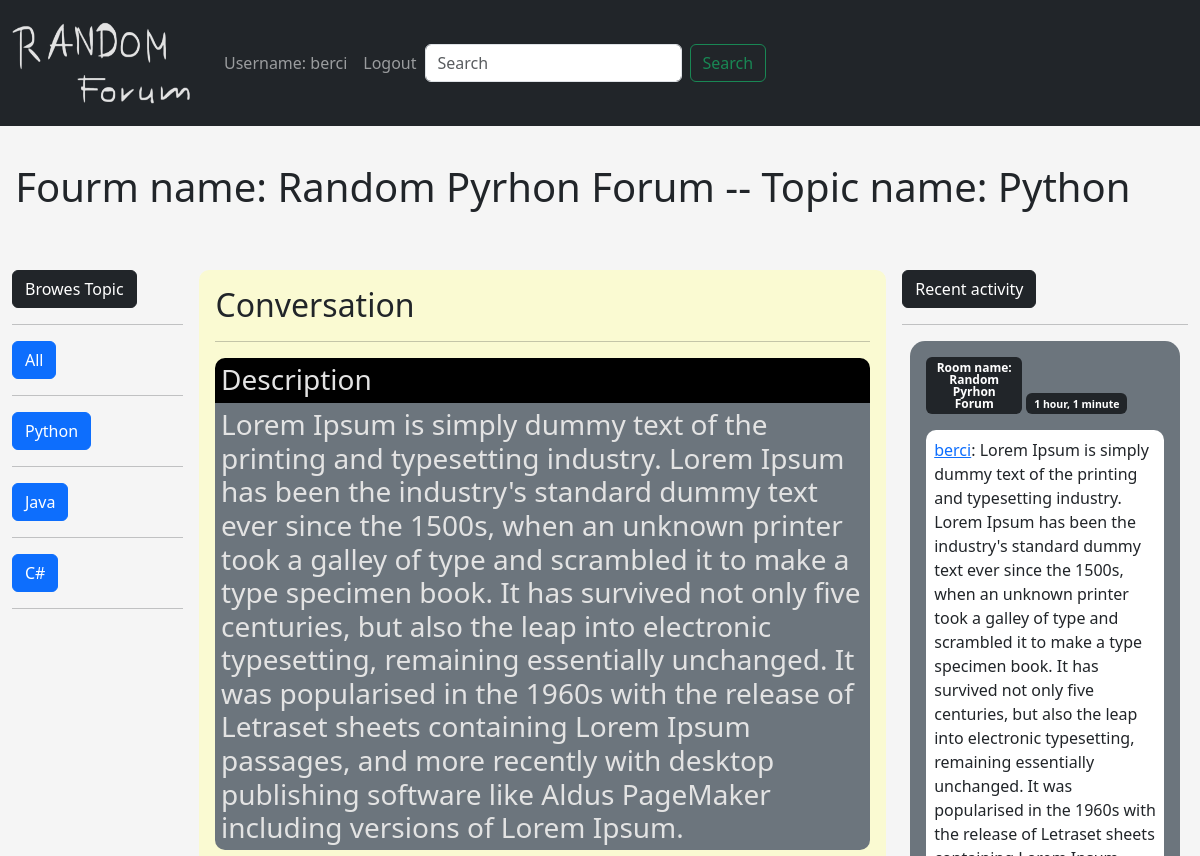
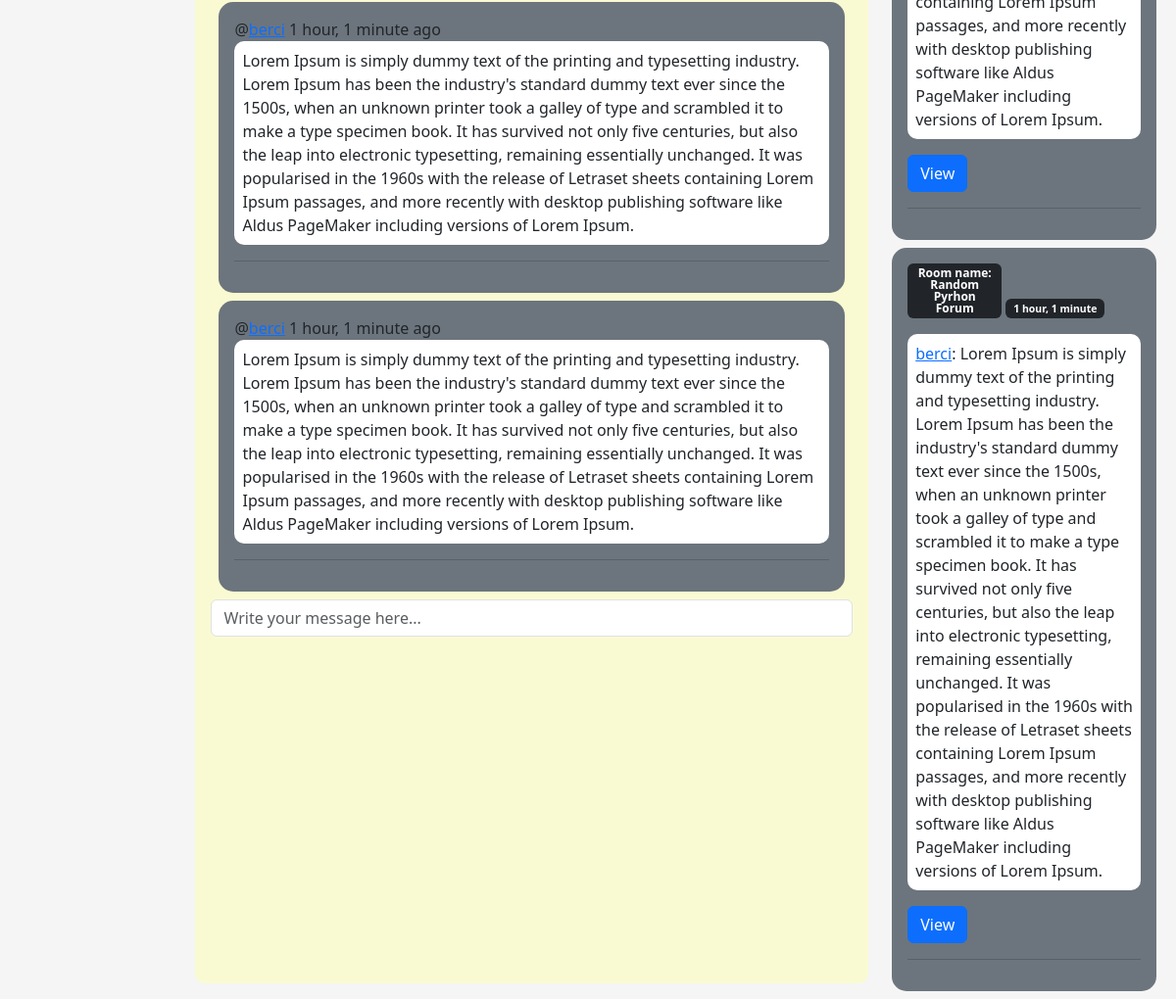
/room/13/?q=room.name (signed in), run on the app's committed database (2 pictures, top to bottom).
### base/models.py (models this page shows, shortened)
class ForumRoom(models.Model):
    creator = models.ForeignKey(User, on_delete=models.SET_NULL, null=True)
    name = models.CharField(max_length=50)
    topic = models.ForeignKey(Topic, on_delete=models.SET_NULL, null=True)
    description = models.TextField()
    participiants = models.ManyToManyField(User, related_name='participiants', blank=True)
    updated = models.DateTimeField(auto_now=True)
    created_at = models.DateTimeField(auto_now_add=True)
    class Meta:
        ordering = ['-created_at']

class Topic(models.Model):
    name = models.CharField(max_length=50)

class Message(models.Model):
    user = models.ForeignKey(User, on_delete=models.CASCADE, null=False)
    room = models.ForeignKey(ForumRoom, on_delete=models.CASCADE, null=False)
    body = models.TextField()
    updated = models.DateTimeField(auto_now=True)
    created_at = models.DateTimeField(auto_now_add=True)
    class Meta:
        ordering = ['-updated']

### base/views.py (the view)
# urls.py: path('room/<str:pk>/', views.roomPage, name='roomPage'),
@login_required(login_url='loginPage')
def roomPage(request, pk):
    room = ForumRoom.objects.get(id=pk)
    roomMessages = room.message_set.all().order_by('created_at')
    participiants = room.participiants.all()
    topics = Topic.objects.all()[:5]
    if request.method == 'POST':
        message = Message.objects.create(body=request.POST.get('body'), user=request.user, room=room)
        room.participiants.add(request.user)
        return redirect('roomPage', pk=room.id)
    context = {'room': room, 'roomMessages': roomMessages , 'participiants': participiants, 'topics':topics}
    return render(request, 'base/room_page.html', context)

### base/templates/base/room_page.html (shortened to what this page needs)
{% extends 'index.html' %}
{% block content %}
<div class="description-forum-name">
    <h1>Fourm name: {{room.name}} -- Topic name: {{room.topic.name}}</h1>
</div>
<div class="room-container">
    <div>
        {% include 'base/topic.html' %}
    </div>
    <div class="mid-contanier">
        <div class="comment-wrapper">
            <h2 >Conversation</h2>
            <hr>
            <h3 class="description-room-name">Description</h3>
            <h3 class="description-room">{{room.description}}</h3>
            {% for message in roomMessages %}
                <div class="bg-secondary element-name message-elemet">
                    @<a  href = "{% url 'profilePage' message.user.id %}">{{message.user}}</a> {{message.created_at | timesince }} ago
                    <p class="message">{{message.body}}</p>
                    <hr>
                </div>
            {% endfor %}
        </div>
        <div class="comment-form">
            <form method="POST" action="">
                <input type="text" name="body" placeholder="Write your message here..." class="text-box-width form-control me-2"/>
            </form>
        </div>
    </div>
    <div>
        {% include 'base/acitivity.html' %}
    </div>
</div>
{% endblock content %}

### templates/navbar.html (shortened to what this page needs)
{%load static %}
{% load bootstrap5 %}
{% bootstrap_css %}
<nav class="navbar fixed-top navbar-dark bg-dark navbar navbar-expand-lg ">
    <a class="navbar-brand" href="/"><img src="{% static 'images/logo.PNG'%}" width="200" height="100"> </img></a>
    <div class="collapse navbar-collapse" id="navbarSupportedContent">
        <ul class="navbar-nav mr-auto">
          <li class="nav-item active">
            {% if request.user.is_authenticated %}
                <a class="nav-link navbar-font-size" href="{% url 'profilePage' request.user.id%}">Username: {{request.user}}</a>
            {% else %}
                <a class="nav-link navbar-font-size" href="{% url 'loginPage' %}">Login</a>
            {% endif %}
          </li>
          <li class="nav-item active">
            {% if request.user.is_authenticated %}
                <a  class="nav-link navbar-font-size" href="{% url 'logoutPage' %}">Logout</a>
            {% endif %}
          </li>
        </ul>
        <form class="d-flex">
          <input class="form-control me-2" type="search" placeholder="Search" aria-label="Search" name="q">
          <button class="btn btn-outline-success" type="submit">Search</button>
        </form>
      </div>
</nav>

### base/templates/base/topic.html
    <div class="btn btn-dark">Browes Topic</div>
    <hr>
    <a href="{% url 'index' %}" class="btn btn-primary">All</a>
    <hr>
    {% for topic in topics %}
        <div >
            <a href="{% url 'index' %}?q={{topic.name}}" class="btn btn-primary">{{topic.name}}</a>
            <hr>
        </div>
    {% endfor %}

### base/templates/base/acitivity.html
    <div class="btn btn-dark">Recent activity</div>
    <hr>
    {% for message in roomMessages %}
        <div class="bg-secondary element-name">
            <strong class="a badge bg-dark text-wrap">Room name: {{ message.room.name }}</strong>
            <p class="badge bg-dark text-wrap"><small> {{message.created_at | timesince}}</small></p>
            <p class="message"><a href="{% url 'profilePage' message.user.id%}">{{message.user}}</a>: {{message.body}} </p>
            <form action="{% url 'roomPage' message.room.id %}">
                <input class="btn btn-primary" type="submit" value="View" />
            </form>
            <hr>
        </div>
    {% endfor %}

### static/styles/index.css (style rules this page uses)
body { background-color: whitesmoke !important; }
.a { width: 6rem; color: #e3e3e3; text-decoration: none; }
.room-container > div:nth-of-type(1) { width: 15%; }
.room-container > div:nth-of-type(2) { width: 60%; }
.room-container > div:nth-of-type(3) { width: 25%; }
.element-name { margin:0.5em; padding:1em; border-radius: 15px; }
.message { background-color: white; border-radius: 10px; padding: 0.5em; max-width: 55em; word-break: break-word }
.navbar-font-size { font-size: 2em; }
.room-container { display: flex; justify-content: center; align-content: stretch; }
.room-container > div { flex-grow: 2; }
.text-box-width { width: 100%; }
.description-forum-name { width: 100%; margin-bottom: 3em; padding: 0.2em; }
.description-room-name { width: 100%; padding: 0.2em; border-radius: 10px 10px 0 0; margin-bottom:0; background-color: black; color: #e3e3e3; }
.description-room { background-color: #6c757d; color: #e3e3e3; width: 100%; padding: 0.2em; border-radius: 0 0 10px 10px; }
.mid-contanier { width: 50%; margin:0 1em 1em 1em; background-color: lightgoldenrodyellow; padding: 1em; border-radius: 10px; }

### data on the page
ForumRoom: name "Random Pyrhon Forum", topic.name "Python", description "Lorem Ipsum is simply dummy text of the printing and typesetting industry. Lorem Ipsum has been the industry's standard dummy text ever since the 1500s, when an unknown printer took a galley of type and scrambled it to make a type specimen book. It has survived not only five centuries, but also the leap into electronic typesetting, remaining essentially unchanged. It was popularised in the 1960s with the release of Letraset sheets containing Lorem Ipsum passages, and more recently with desktop publishing software like Aldus PageMaker including versions of Lorem Ipsum."
Topic: name "Python"
Topic: name "Java"
Topic: name "C#"
Message: created_at "1 hour, 1 minute", body "Lorem Ipsum is simply dummy text of the printing and typesetting industry. Lorem Ipsum has been the industry's standard dummy text ever since the 1500s, when an unknown printer took a galley of type and scrambled it to make a type specimen book. It has survived not only five centuries, but also the leap into electronic typesetting, remaining essentially unchanged. It was popularised in the 1960s with the release of Letraset sheets containing Lorem Ipsum passages, and more recently with desktop publishing software like Aldus PageMaker including versions of Lorem Ipsum.", room.name "Random Pyrhon Forum", user "berci"
Message: created_at "1 hour, 1 minute", body "Lorem Ipsum is simply dummy text of the printing and typesetting industry. Lorem Ipsum has been the industry's standard dummy text ever since the 1500s, when an unknown printer took a galley of type and scrambled it to make a type specimen book. It has survived not only five centuries, but also the leap into electronic typesetting, remaining essentially unchanged. It was popularised in the 1960s with the release of Letraset sheets containing Lorem Ipsum passages, and more recently with desktop publishing software like Aldus PageMaker including versions of Lorem Ipsum.", room.name "Random Pyrhon Forum", user "berci"

### other printed values
{{ request.user }} "berci"
